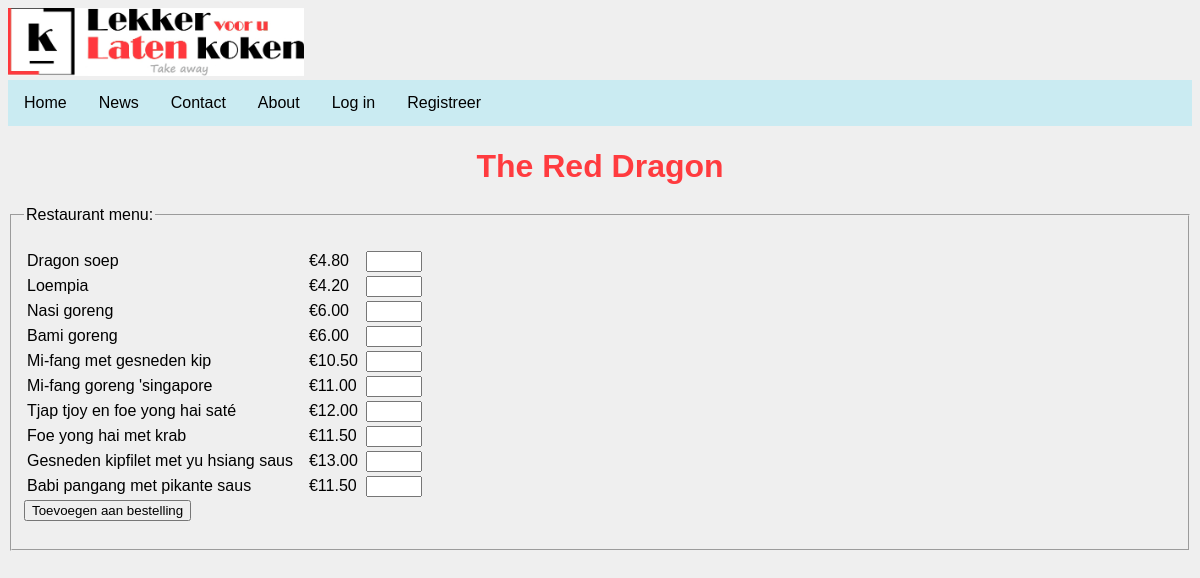
Before: /Restaurant1.php?id=4 with the older database file.
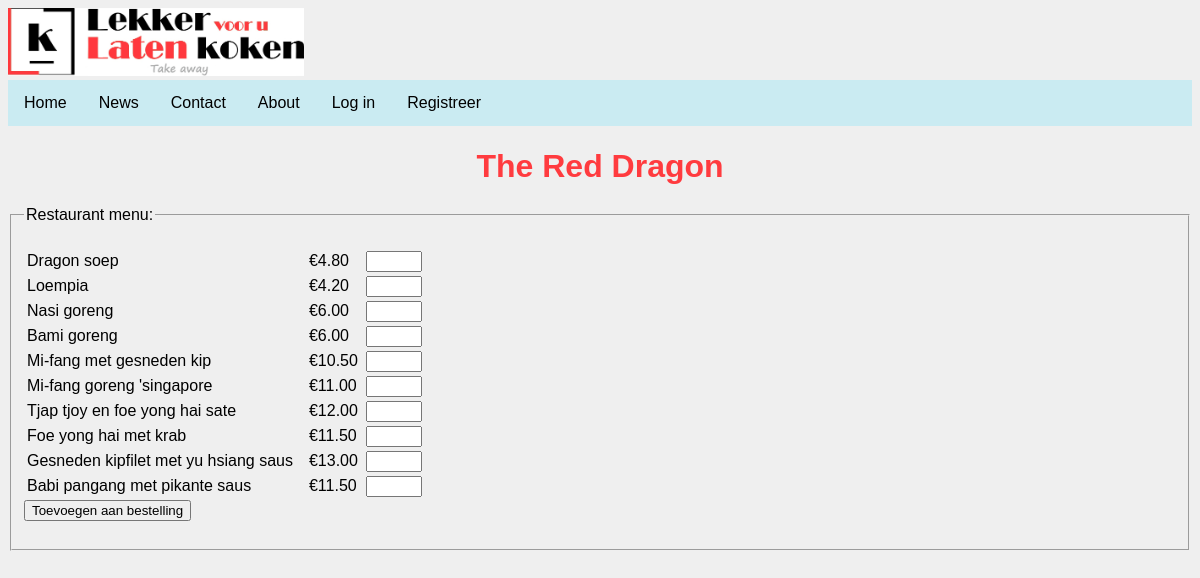
After: the same page with the newer database file.
### tables this page shows
CREATE TABLE `items` (
  `product_id` int(11) NOT NULL,
  `restaurant_restaurant_id` int(11) NOT NULL,
  `product_naam` varchar(50) NOT NULL,
  `prijs` decimal(10,2) NOT NULL
);

### Restaurant1.php (the view, shortened to what this page needs)
<!DOCTYPE html>
<html>
<head>
<link rel="stylesheet" type="text/css" href="restaurantpaginastyle.css">
</head>
<body>
<?php include 'Dataconnectie.php';?>
<?php $query = "SELECT * FROM items WHERE restaurant_restaurant_id = ".$_GET["id"];
$result = mysqli_query($db, $query);
?>
<h1 align="center">
<?php
echo $_SESSION['naam']; ?>
</h1>
<div id="content">
<fieldset>
<legend>Restaurant menu:</legend>
<br>
<table>
<form method="POST" action="winkelmandje.php">
<?php $x=0; while($row = mysqli_fetch_assoc($result)){
    echo"<tr><td>";
    echo $row['product_naam'];
    echo"<td><td><td><td>";
    echo "€".$row['prijs'];
    echo"<td><td>";
    echo "<input type='number' min='0' max='99' name='".$row['product_id']."'>";
}
?>
</table>
<input type='submit' value='Toevoegen aan bestelling'>
<br><br>
</fieldset>
</div>
</body>
</html>

Changed rows visible on the page:
changed items: product_naam "Tjap tjoy en foe yong hai saté" → "Tjap tjoy en foe yong hai sate"
